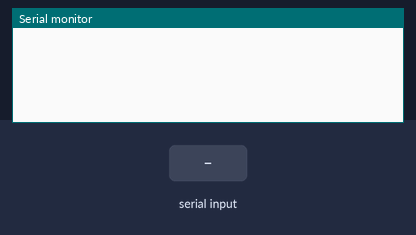
A sketch run on a simulated Arduino Leonardo, built with avr-gcc and run on an emulated ATmega32U4. Shown: the last lines printed to the serial monitor. The test bench sets the inputs (shaded band).

Above: at 1.2 s.
1.3 s: "1" received over Serial
At 1.7 s:
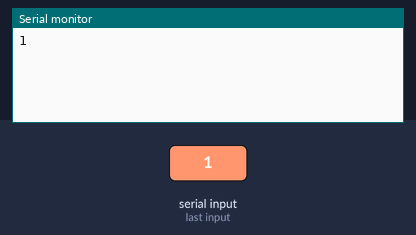
2.8 s: "1" received over the second serial link
At 4.0 s:
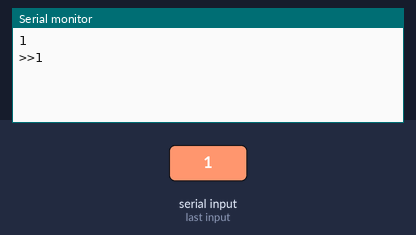
4.3 s: "0" received over Serial
At 5.2 s:
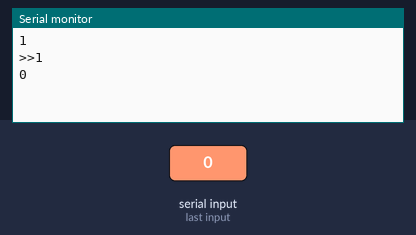
5.8 s: "0" received over the second serial link
At 6.4 s:
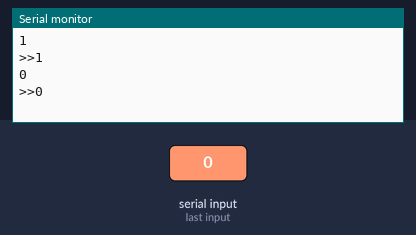

Measured:
- after the input at 1.3 s, the serial monitor: prints a new line at once (image 1)
- after the input at 2.8 s, the serial monitor: prints a new line at once (image 2)
- after the input at 4.3 s, the serial monitor: prints a new line at once (image 3)
- after the input at 5.8 s, the serial monitor: prints a new line at once (image 4)

The sketch:

BLE_debug_uart1.ino
```cpp
String tmp="";

void setup() {
  Serial.begin(9600);
  Serial1.begin(9600);
};

void loop() {

  while (Serial1.available() > 0)  {
    tmp += char(Serial1.read());
    delay(2);
  }

  if(tmp.length() > 0) {
    Serial.println("");
    Serial.print(">>");
    Serial.println(tmp);
    tmp = "";
  }

  if (Serial.available()) {
    char c = Serial.read();
    //Serial.print(">> ");
    Serial.print(c);
    Serial1.write(c);
  }
}
```
